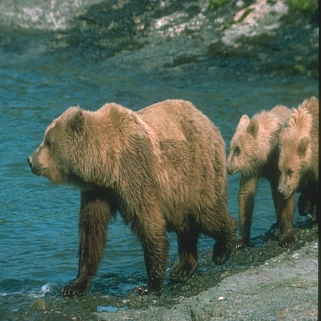
#> input picture training_hr_images/100075_resize_1.png, 321 x 321 px; its folder holds only this picture in this run
$ jupyter execute augmentation.ipynb
#> lines starting #> are read from the running program, lines starting #| are printed output that depends on the picture
[cell 1]
import cv2
import os
import random

path = './training_hr_images/'
img_list = os.listdir(path)

for file in img_list:
    img_path = os.path.join(path, file)
#     print(file.split(".")[0])
#     print(img_path)

    image = cv2.imread(img_path)
#> image is the input picture: shape (321, 321, 3); mean B, G, R 89.2, 101.7, 84.4

    # Flipped Horizontally 水平翻转
    h_flip = cv2.flip(image, 1)
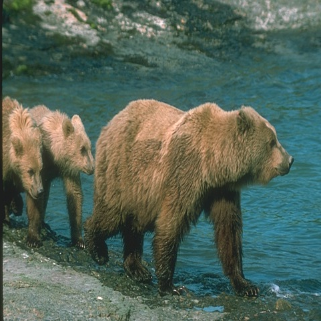
#> h_flip: shape (321, 321, 3); mean B, G, R 89.2, 101.7, 84.4
    tmp = file.split(".")[0] + "_flip_h.png"
    h_flip_path = os.path.join(path, tmp)
#     print(h_flip_path)
    cv2.imwrite(h_flip_path, h_flip)

    # Flipped Vertically 垂直翻转
    v_flip = cv2.flip(image, 0)
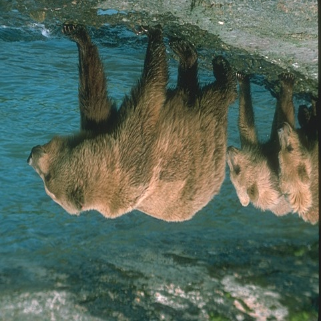
#> v_flip: shape (321, 321, 3); mean B, G, R 89.2, 101.7, 84.4
    tmp = file.split(".")[0] + "_flip_v.png"
    v_flip_path = os.path.join(path, tmp)
#     print(v_flip_path)
    cv2.imwrite(v_flip_path, v_flip)

    # Flipped Horizontally & Vertically 水平垂直翻转
    hv_flip = cv2.flip(image, -1)
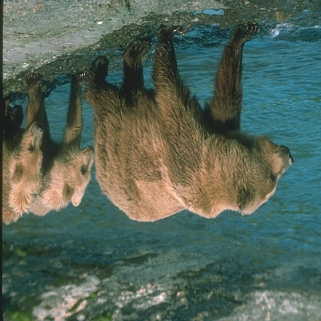
#> hv_flip: shape (321, 321, 3); mean B, G, R 89.2, 101.7, 84.4
    tmp = file.split(".")[0] + "_flip_hv.png"
    hv_flip_path = os.path.join(path, tmp)
#     print(hv_flip_path)
    cv2.imwrite(hv_flip_path, hv_flip)

    y1 = random.randint(1,15)  # 20
    x1 = random.randint(1,15)  # 20
    y2 = random.randint(20,image.shape[0])  # 80
#> y2 = 235
    x2 = random.randint(20,image.shape[1])  # 80
#> x2 = 40
    crop_1 = image[y1:y2, x1:x2]
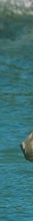
#> crop_1: shape (221, 33, 3); mean B, G, R 116.5, 113.4, 61.7
    tmp = file.split(".")[0] + "_crop_1.png"
    crop_path_1 = os.path.join(path, tmp)
#     print(crop_path_1)
    cv2.imwrite(crop_path_1, crop_1)

    y1 = random.randint(15,30)
    x1 = random.randint(15,30)
    y2 = random.randint(50,image.shape[0])
#> y2 = 257
    x2 = random.randint(50,image.shape[1])
#> x2 = 205
    crop_2 = image[y1:y2, x1:x2]
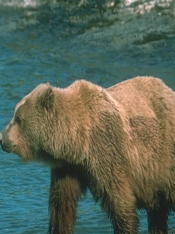
#> crop_2: shape (234, 175, 3); mean B, G, R 86.7, 101.9, 89.1
    tmp = file.split(".")[0] + "_crop_2.png"
    crop_path_2 = os.path.join(path, tmp)
#     print(crop_path_2)
    cv2.imwrite(crop_path_2, crop_2)

    y1 = random.randint(30,40)
    x1 = random.randint(30,40)
    y2 = random.randint(70,image.shape[0])
#> y2 = 219
    x2 = random.randint(70,image.shape[1])
#> x2 = 298
    crop_3 = image[y1:y2, x1:x2]
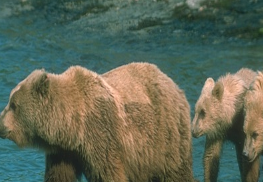
#> crop_3: shape (182, 263, 3); mean B, G, R 85.8, 103.7, 95.2
    tmp = file.split(".")[0] + "_crop_3.png"
    crop_path_3 = os.path.join(path, tmp)
#     print(crop_path_3)
    cv2.imwrite(crop_path_3, crop_3)

    y1 = random.randint(1,40)
    x1 = random.randint(1,40)
    y2 = random.randint(70,image.shape[0])
#> y2 = 105
    x2 = random.randint(70,image.shape[1])
#> x2 = 142
    crop_4 = image[y1:y2, x1:x2]
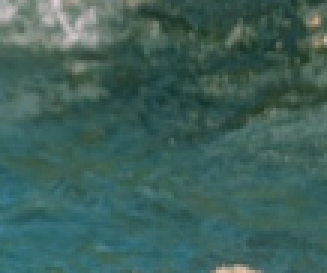
#> crop_4: shape (91, 109, 3) (shown 3 times larger); mean B, G, R 90.6, 97.1, 62.9
    tmp = file.split(".")[0] + "_crop_4.png"
    crop_path_4 = os.path.join(path, tmp)
#     print(crop_path_4)
    cv2.imwrite(crop_path_4, crop_4)

    short = image.shape[0]
#> short = 321
    if image.shape[1] < short:
        short = image.shape[1]
    resized_1 = cv2.resize(image, (short, short))
    tmp = file.split(".")[0] + "_resize_1.png"
    resize_path_1 = os.path.join(path, tmp)
#     print(resize_path_1)
    cv2.imwrite(resize_path_1, resized_1)

# [10 lines of commented-out code are left out]
    M=cv2.getRotationMatrix2D((image.shape[1]/2,image.shape[0]/2), 90, 1)
    img_ro_1 =cv2.warpAffine(image, M, image.shape[:2])
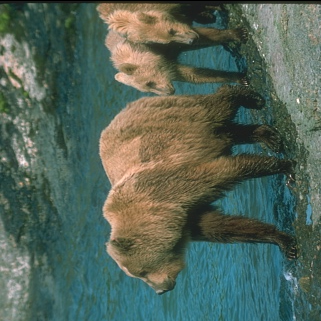
#> img_ro_1: shape (321, 321, 3); mean B, G, R 88.8, 101.3, 84.2
    tmp = file.split(".")[0] + "_rotation_1.png"
    rotation_path_1 = os.path.join(path, tmp)
#     print(resize_path_1)
    cv2.imwrite(rotation_path_1, img_ro_1)

    # Rotation
    M=cv2.getRotationMatrix2D((image.shape[1]/2,image.shape[0]/2), 180, 1)
    img_ro_2 =cv2.warpAffine(image, M, image.shape[:2])
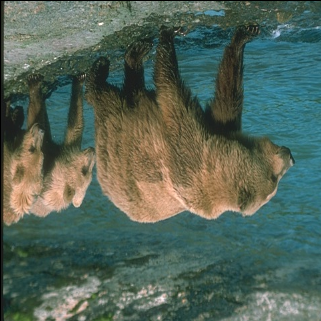
#> img_ro_2: shape (321, 321, 3); mean B, G, R 88.5, 101, 83.9
    tmp = file.split(".")[0] + "_rotation_2.png"
    rotation_path_2 = os.path.join(path, tmp)
#     print(resize_path_2)
    cv2.imwrite(rotation_path_2, img_ro_2)

$ run again, on training_hr_images/118020_rotation_1.png
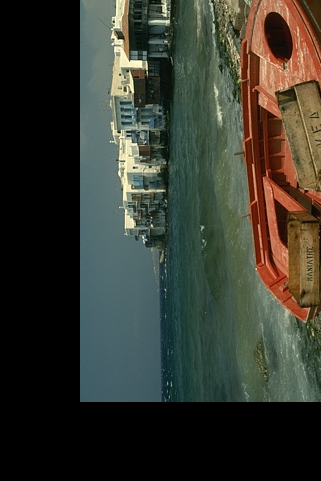
#> input picture training_hr_images/118020_rotation_1.png, 321 x 481 px
#> image is the input picture: shape (481, 321, 3); mean B, G, R 47.4, 56.9, 55.1
#> `resized_1 = cv2.resize(image, (short, short))`:
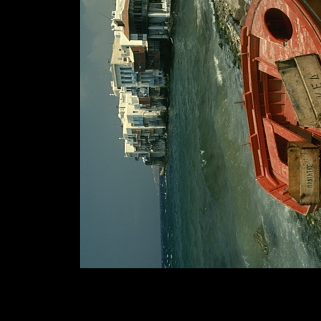
#> resized_1: shape (321, 321, 3); mean B, G, R 47.3, 56.8, 55
#> `img_ro_2 =cv2.warpAffine(image, M, image.shape[:2])`:
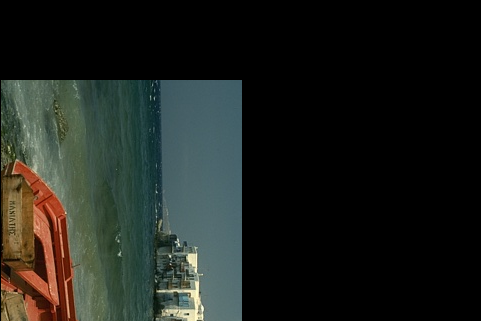
#> img_ro_2: shape (321, 481, 3); mean B, G, R 28.7, 33.2, 29.8

$ run again, on training_hr_images/108041_crop_4.png
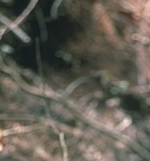
#> input picture training_hr_images/108041_crop_4.png, 150 x 161 px
#> image is the input picture: shape (161, 150, 3); mean B, G, R 84.2, 94.6, 98.8
#> `img_ro_1 =cv2.warpAffine(image, M, image.shape[:2])`:
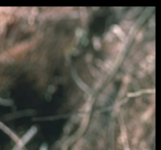
#> img_ro_1: shape (150, 161, 3); mean B, G, R 78, 87.6, 91.4
#> `img_ro_2 =cv2.warpAffine(image, M, image.shape[:2])`:
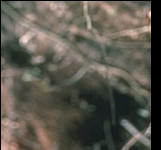
#> img_ro_2: shape (150, 161, 3); mean B, G, R 78.6, 88.2, 91.9
